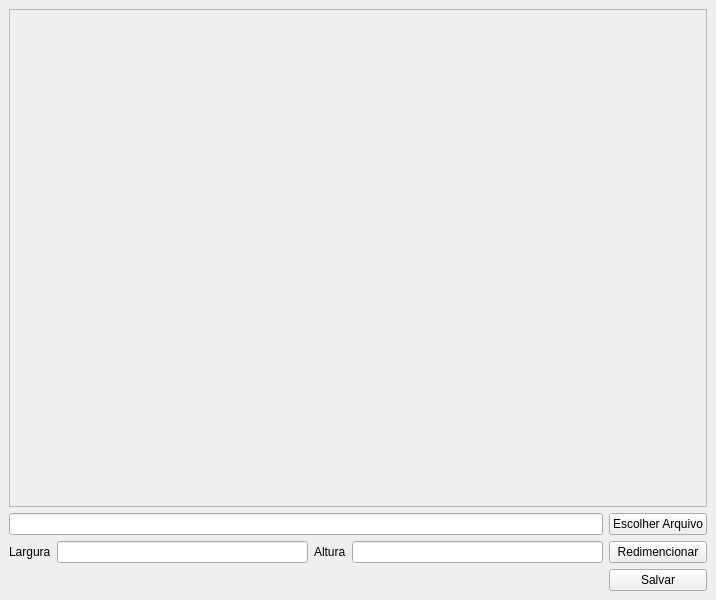
<?xml version="1.0" encoding="UTF-8"?>
<ui version="4.0">
 <class>MainWindow</class>
 <widget class="QMainWindow" name="MainWindow">
  <property name="geometry">
   <rect>
    <x>0</x>
    <y>0</y>
    <width>716</width>
    <height>600</height>
   </rect>
  </property>
  <property name="windowTitle">
   <string>Redimencionar Imagem</string>
  </property>
  <widget class="QWidget" name="centralwidget">
   <layout class="QGridLayout" name="gridLayout">
    <item row="3" column="2">
     <widget class="QLabel" name="label_2">
      <property name="text">
       <string>Altura</string>
      </property>
     </widget>
    </item>
    <item row="3" column="1">
     <widget class="QLineEdit" name="inputLargura"/>
    </item>
    <item row="3" column="0">
     <widget class="QLabel" name="label">
      <property name="text">
       <string>Largura</string>
      </property>
     </widget>
    </item>
    <item row="3" column="3">
     <widget class="QLineEdit" name="inputAltura"/>
    </item>
    <item row="3" column="4">
     <widget class="QPushButton" name="btnRedimencionar">
      <property name="text">
       <string>Redimencionar</string>
      </property>
     </widget>
    </item>
    <item row="4" column="4">
     <widget class="QPushButton" name="btnSalvar">
      <property name="text">
       <string>Salvar</string>
      </property>
     </widget>
    </item>
    <item row="0" column="0" colspan="5">
     <widget class="QScrollArea" name="scrollArea">
      <property name="widgetResizable">
       <bool>true</bool>
      </property>
      <widget class="QWidget" name="scrollAreaWidgetContents">
       <property name="geometry">
        <rect>
         <x>0</x>
         <y>0</y>
         <width>696</width>
         <height>493</height>
        </rect>
       </property>
       <layout class="QGridLayout" name="gridLayout_2">
        <item row="0" column="0">
         <widget class="QLabel" name="labelImg">
          <property name="text">
           <string/>
          </property>
         </widget>
        </item>
       </layout>
      </widget>
     </widget>
    </item>
    <item row="2" column="4">
     <widget class="QPushButton" name="btnEscolherArquivo">
      <property name="text">
       <string>Escolher Arquivo</string>
      </property>
     </widget>
    </item>
    <item row="2" column="0" colspan="4">
     <widget class="QLineEdit" name="inputAbrirArquivo"/>
    </item>
   </layout>
  </widget>
 </widget>
 <resources/>
 <connections/>
</ui>
